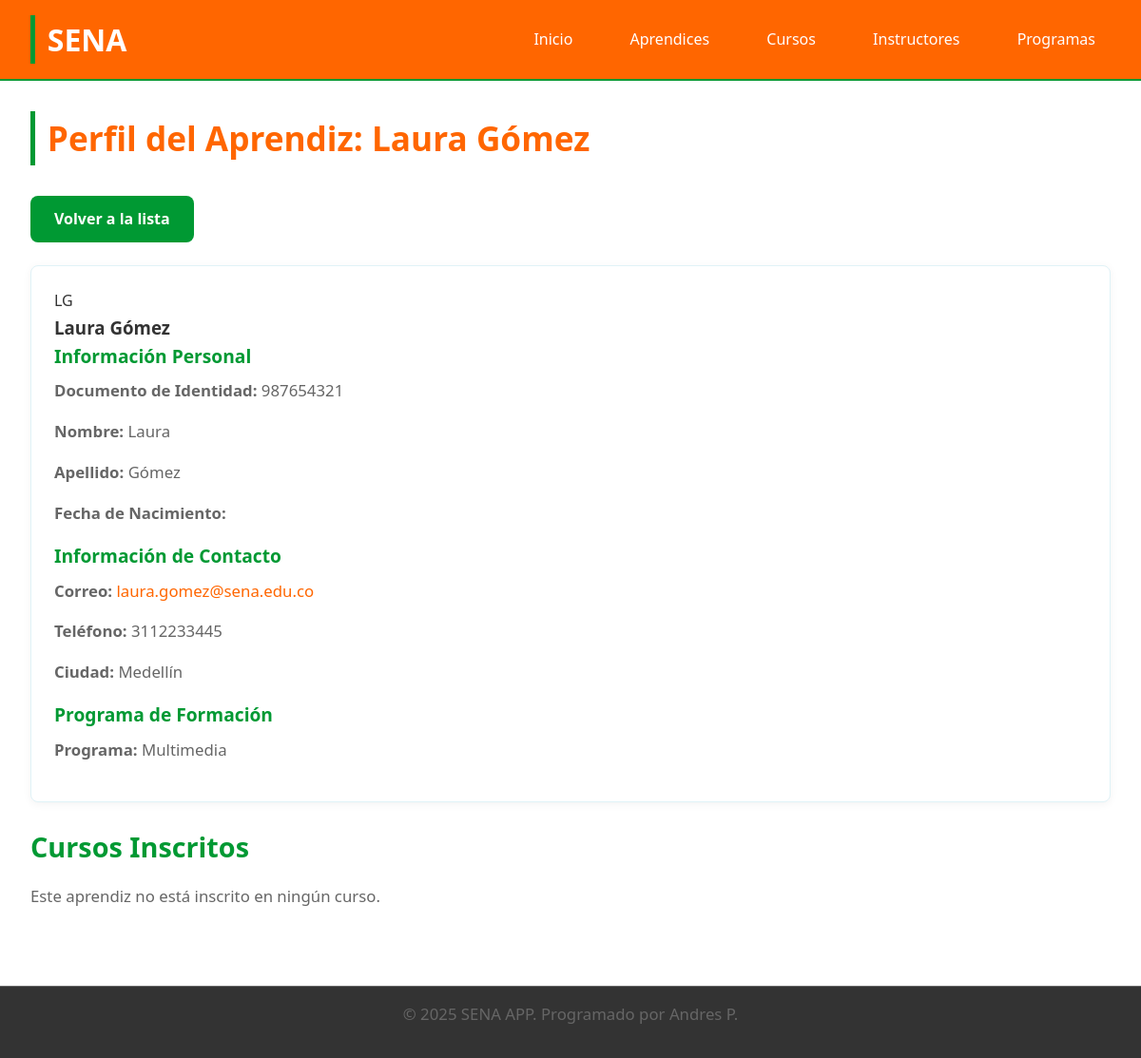
Before: /aprendices/aprendices/aprendiz/2/ with the older database file.
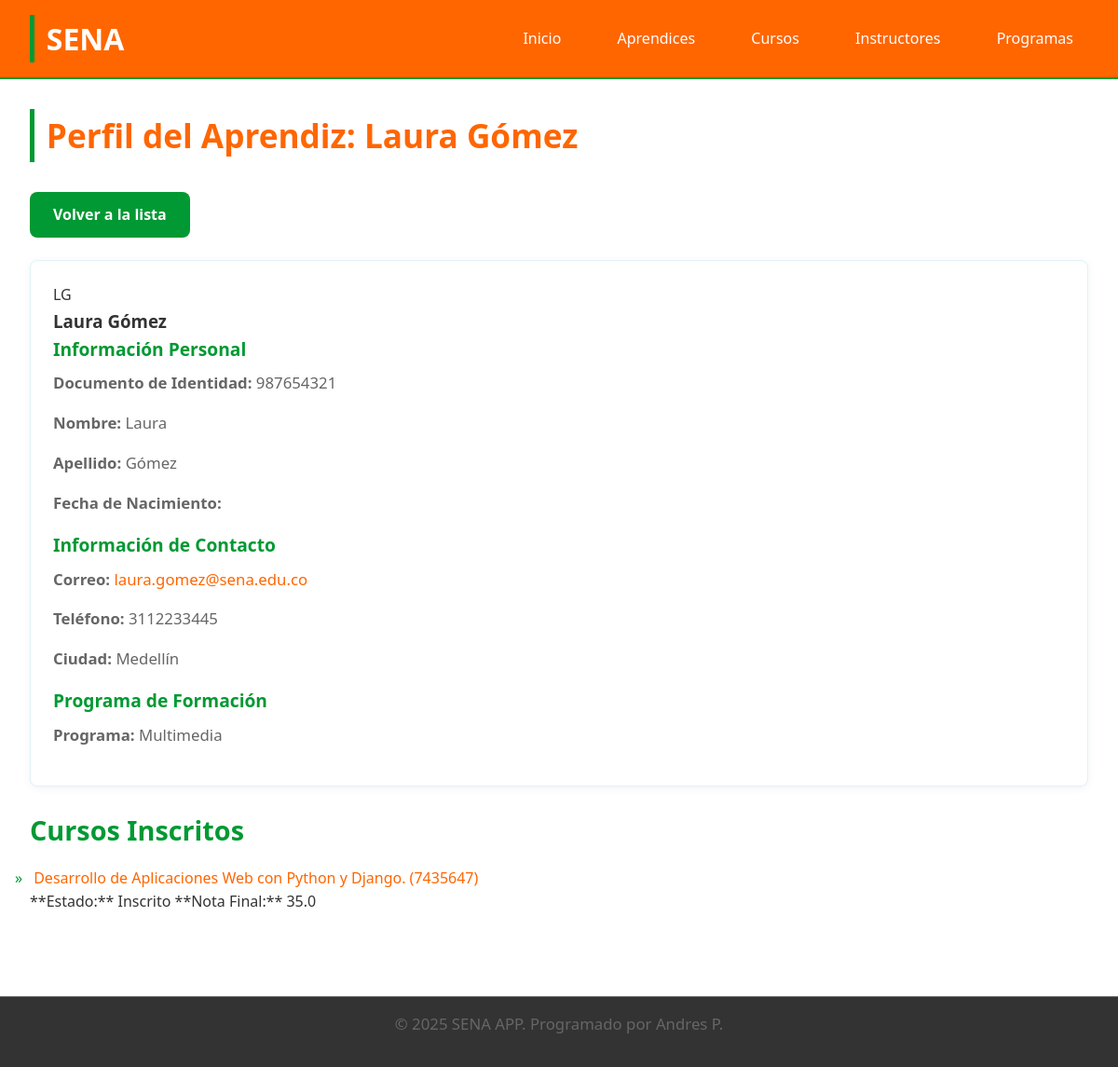
After: the same page with the newer database file.
### aprendices/models.py (models this page shows, shortened)
class AprendizCurso(models.Model):
    ESTADO_CHOICES = [
        ("INS", "Inscrito"),
        ("ACT", "Activo"),
        ("DES", "Desertor"),
        ("GRA", "Graduado"),
        ("SUS", "Suspendido"),
    ]
    aprendiz = models.ForeignKey(Aprendiz, on_delete=models.CASCADE)
    curso = models.ForeignKey(Curso, on_delete=models.CASCADE)
    fecha_inscripcion = models.DateField(
        auto_now_add=True, verbose_name="Fecha de Inscripción"
    )
    estado = models.CharField(
        max_length=3,
        choices=ESTADO_CHOICES,
        default="INS",
        verbose_name="Estado en el Curso",
    )
    nota_final = models.DecimalField(
        max_digits=3, decimal_places=1, null=True, blank=True, verbose_name="Nota Final"
    )
    observaciones = models.TextField(
        blank=True, null=True, verbose_name="Observaciones"
    )
    class Meta:
        verbose_name = "Aprendiz por Curso"
        verbose_name_plural = "Aprendices por Curso"
        unique_together = ["aprendiz", "curso"]

class Curso(models.Model):
    ESTADO_CHOICES = [
        ("PRO", "Programado"),
        ("INI", "Iniciado"),
        ("EJE", "En Ejecución"),
        ("FIN", "Finalizado"),
        ("CAN", "Cancelado"),
        ("SUS", "Suspendido"),
    ]
    codigo = models.CharField(
        max_length=30, unique=True, verbose_name="Código del Curso"
    )
    nombre = models.CharField(max_length=200, verbose_name="Nombre del Curso")
    programa = models.ForeignKey(
        Programa, # Usamos el modelo directamente porque ya está importado
        on_delete=models.CASCADE,
        verbose_name="Programa de Formación",
    )
    instructor_coordinador = models.ForeignKey(
        Instructor, # Usamos el modelo directamente porque ya está importado
        on_delete=models.CASCADE,
        related_name="cursos_coordinados",
        verbose_name="Instructor Coordinador",
    )
    instructores = models.ManyToManyField(
        Instructor, # Usamos el modelo directamente porque ya está importado
        through="InstructorCurso",
        related_name="cursos_impartidos",
        verbose_name="Instructores",
    )
    aprendices = models.ManyToManyField(
        Aprendiz,
        through="AprendizCurso",
        related_name="cursos",
        verbose_name="Aprendices",
    )
    fecha_inicio = models.DateField(verbose_name="Fecha de Inicio")
    fecha_fin = models.DateField(verbose_name="Fecha de Finalización")
    horario = models.CharField(max_length=100, verbose_name="Horario")
    aula = models.CharField(max_length=50, verbose_name="Aula/Ambiente")
    cupos_maximos = models.PositiveIntegerField(verbose_name="Cupos Máximos")
    estado = models.CharField(
        max_length=3,
        choices=ESTADO_CHOICES,
        default="PRO",
        verbose_name="Estado del Curso",
    )
    observaciones = models.TextField(
        blank=True, null=True, verbose_name="Observaciones"
    )
    fecha_registro = models.DateTimeField(
        auto_now_add=True, verbose_name="Fecha de Registro"
    )
    class Meta:
        verbose_name = "Curso"
        verbose_name_plural = "Cursos"
        ordering = ["-fecha_inicio"]

### aprendices/views.py (the view)
# urls.py: path("aprendices/aprendiz/<int:aprendiz_id>/", views.detalle_aprendiz, name="detalle_aprendiz"),
def detalle_aprendiz(request, aprendiz_id):
    aprendiz = get_object_or_404(Aprendiz, id=aprendiz_id)
    cursos_inscritos = AprendizCurso.objects.filter(aprendiz=aprendiz)
    context = {
        "aprendiz": aprendiz,
        "cursos_inscritos": cursos_inscritos,
    }
    return render(request, "detalle_aprendiz.html", context)

### aprendices/models.py (called while the page is built)
    def nombre_completo(self):
        return f"{self.nombre} {self.apellido}"

### aprendices/Templates/detalle_aprendiz.html (shortened to what this page needs)
{% extends 'base.html' %}
{% block content %}
    <h1>Perfil del Aprendiz: {{ aprendiz.nombre_completo }}</h1>
    <div class="section-header">
        <a href="{% url 'aprendices:lista_aprendices' %}" class="btn">Volver a la lista</a>
    </div>
    <div class="member-list">
        <div class="member-list-item">
            <div class="profile-info">
                <div class="profile-avatar">
                    {{ aprendiz.nombre.0 }}{{ aprendiz.apellido.0 }}
                </div>
                <div class="profile-details">
                    <h3>{{ aprendiz.nombre_completo }}</h3>
                </div>
            </div>
            <div class="info-section">
                <h5>Información Personal</h5>
                <p><strong>Documento de Identidad:</strong> {{ aprendiz.documento_identidad }}</p>
                <p><strong>Nombre:</strong> {{ aprendiz.nombre }}</p>
                <p><strong>Apellido:</strong> {{ aprendiz.apellido }}</p>
                <p><strong>Fecha de Nacimiento:</strong> {{ aprendiz.Fecha_nacimiento|date:"d/m/Y" }}</p>
            </div>
            <div class="info-section">
                <h5>Información de Contacto</h5>
                <p><strong>Correo:</strong> <a href="mailto:{{ aprendiz.correo }}">{{ aprendiz.correo }}</a></p>
                <p><strong>Teléfono:</strong> {{ aprendiz.telefono }}</p>
                <p><strong>Ciudad:</strong> {{ aprendiz.ciudad }}</p>
            </div>
            <div class="info-section">
                <h5>Programa de Formación</h5>
                <p><strong>Programa:</strong> {{ aprendiz.programa }}</p>
            </div>
        </div>
    </div>
    <div class="cursos-section">
        <h2>Cursos Inscritos</h2>
        {% if cursos_inscritos %}
        <ul>
            {% for inscripcion in cursos_inscritos %}
            <li>
                <a href="{% url 'aprendices:detalle_curso' inscripcion.curso.id %}">
                    {{ inscripcion.curso.nombre }} ({{ inscripcion.curso.codigo }})
                </a>
                <br>
                <span>**Estado:** {{ inscripcion.get_estado_display }}</span>
                {% if inscripcion.nota_final %}
                    <span>**Nota Final:** {{ inscripcion.nota_final }}</span>
                {% endif %}
            </li>
            {% endfor %}
        </ul>
        {% else %}
        <p>Este aprendiz no está inscrito en ningún curso.</p>
        {% endif %}
    </div>
{% endblock %}

Changed rows visible on the page:
added AprendizCurso: curso.nombre "Desarrollo de Aplicaciones Web con Python y Django.", curso.codigo "7435647", estado "Inscrito", nota_final "35.0"
Other visible differences:
text no longer shown: "Este aprendiz no está inscrito en ningún curso."
